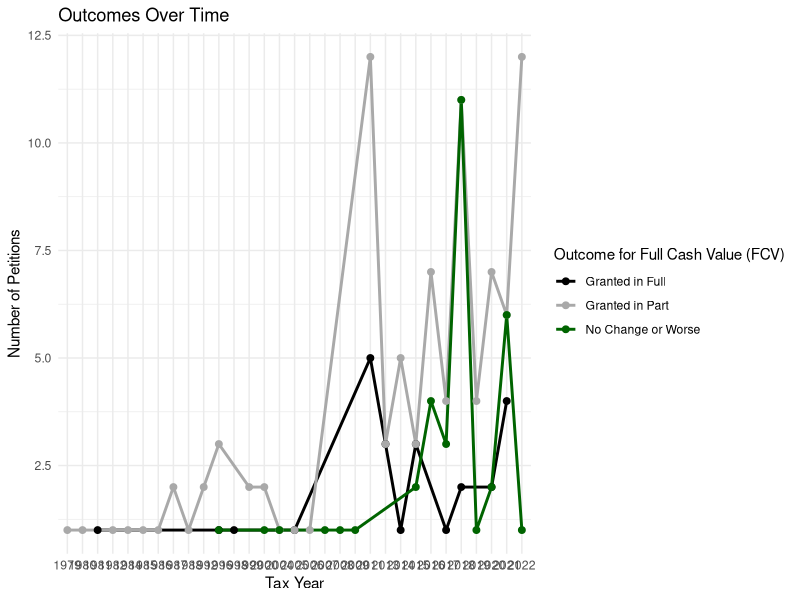
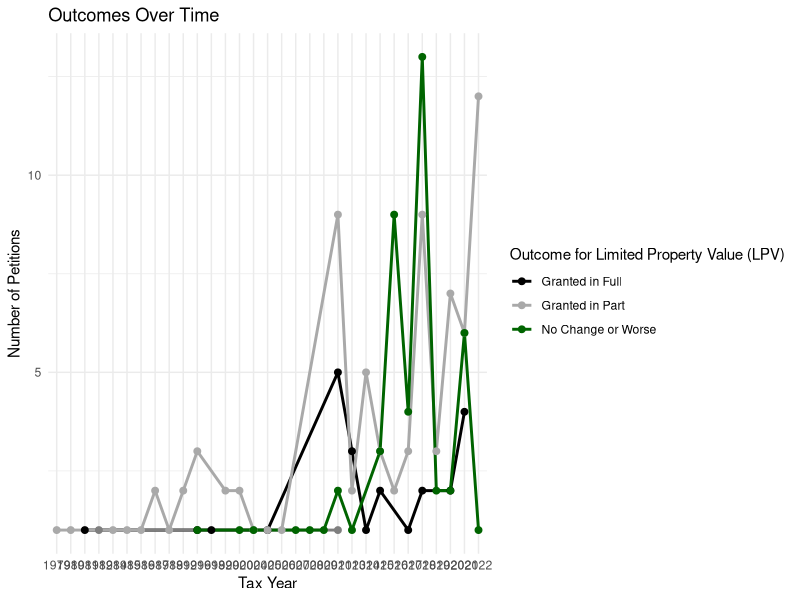

Write the R code that produced these figures, in order.

library(tidyverse)

# read data into tibble
petitions <- read_csv("Updated2/master_edited_4.28.25.csv")

# create identifier
petitions$ID <- 1:nrow(petitions)

# rename relevant columns
names(petitions)[2] <- 'include'
names(petitions)[3] <- 'tax_year'
names(petitions)[11] <- 'FCV_owner'
names(petitions)[12] <- 'LPV_owner'
names(petitions)[13] <- 'FCV_notice'
names(petitions)[14] <- 'LPV_notice'
names(petitions)[15] <- 'FCV_decision'
names(petitions)[16] <- 'LPV_decision'
names(petitions)[19] <- 'outcome'
names(petitions)[20] <- 'outcome_details'
names(petitions)[21] <- 'FCV_change'
names(petitions)[22] <- 'LPV_change'

petitions$tax_year = as.character(petitions$tax_year)
pet = subset(petitions,include == 1)

p4a <- ggplot(pet %>% count(tax_year, outcome_FCV), 
               aes(x = tax_year, y = n, color = outcome_FCV, group = outcome_FCV)) + 
  geom_line(size = 1) + 
  geom_point(size = 2) + 
  scale_color_manual(values = c("No Change or Worse" = "darkgreen", 
                                "Granted in Full" = "black", 
                                "Granted in Part" = "darkgrey")) + 
  theme_minimal() + 
  labs(title = "Outcomes Over Time", x = "Tax Year", y = "Number of Petitions", color = "Outcome for Full Cash Value (FCV)")
  

p4b <- ggplot(pet %>% count(tax_year, outcome_LPV), 
              aes(x = tax_year, y = n, color = outcome_LPV, group = outcome_LPV)) + 
  geom_line(size = 1) + 
  geom_point(size = 2) + 
  scale_color_manual(values = c("No Change or Worse" = "darkgreen", 
                                "Granted in Full" = "black", 
                                "Granted in Part" = "darkgrey")) + 
  theme_minimal() + 
  labs(title = "Outcomes Over Time", x = "Tax Year", y = "Number of Petitions", color = "Outcome for Limited Property Value (LPV)")
